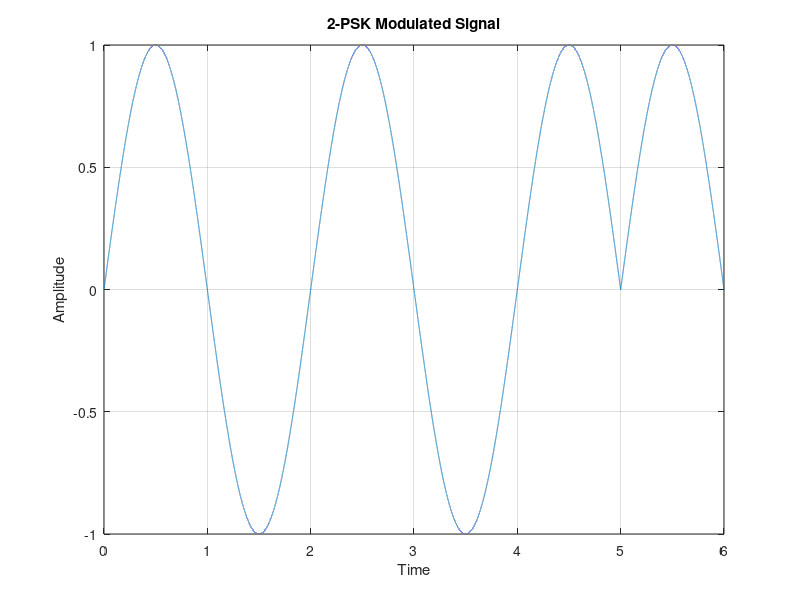
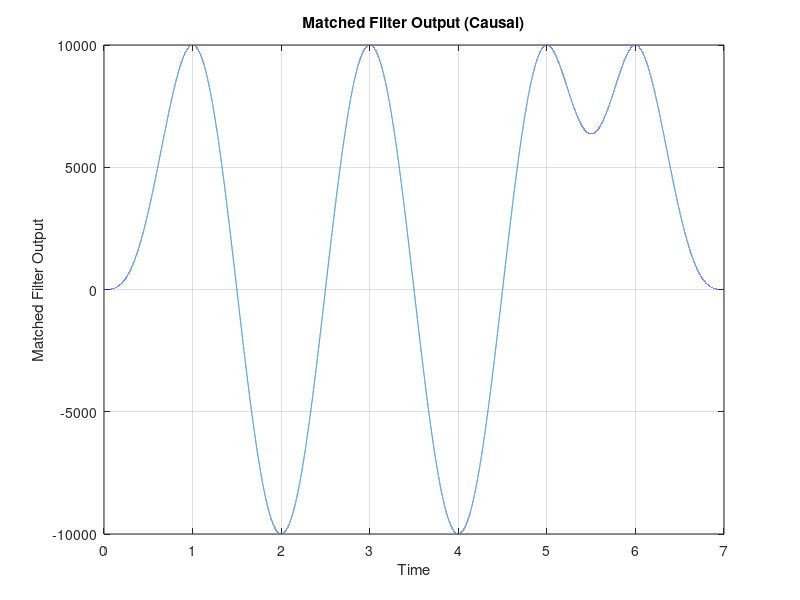

MATLAB code for these plots, in order:
clc;
clearvars;
close all;

% Known phase (e.g., tracked via PLL)
randomPhase = 0;
% For random phase: uncomment below
% randomPhase = 2 * pi * rand();

% Time vector for one symbol
time = linspace(0, 1, 20000);

% Pulse shape with phase offset
g = sin(pi * time + randomPhase);

% Binary data to transmit
binary_sequence = [1, 0, 1, 0, 1, 1];

% Phase-aligned zero-padding (optional, useful for visualization)
twoPSKModulation = zeros(1, floor(randomPhase * length(g) / pi));

% 2-PSK modulation (1 → g, 0 → -g)
for i = 1:length(binary_sequence)
    if binary_sequence(i) == 0
        twoPSKModulation = [twoPSKModulation, -g];
    else
        twoPSKModulation = [twoPSKModulation, g];
    end
end

% Time vector for modulated signal
t_mod = linspace(0, length(binary_sequence), length(twoPSKModulation));

% Plot modulated signal
figure;
plot(t_mod, twoPSKModulation);
grid on;
xlabel('Time');
ylabel('Amplitude');
title('2-PSK Modulated Signal');

% Matched filter: time-reversed version of g
mf = fliplr(g);

% Convolve modulated signal with matched filter
matched_filter_output = conv(twoPSKModulation, mf, 'full');

% Time vector for matched filter output
t_mf = linspace(0, length(binary_sequence) + 1, length(matched_filter_output));

% Plot matched filter output
figure;
plot(t_mf, matched_filter_output);
grid on;
xlabel('Time');
ylabel('Matched Filter Output');
title('Matched Filter Output (Causal)');
